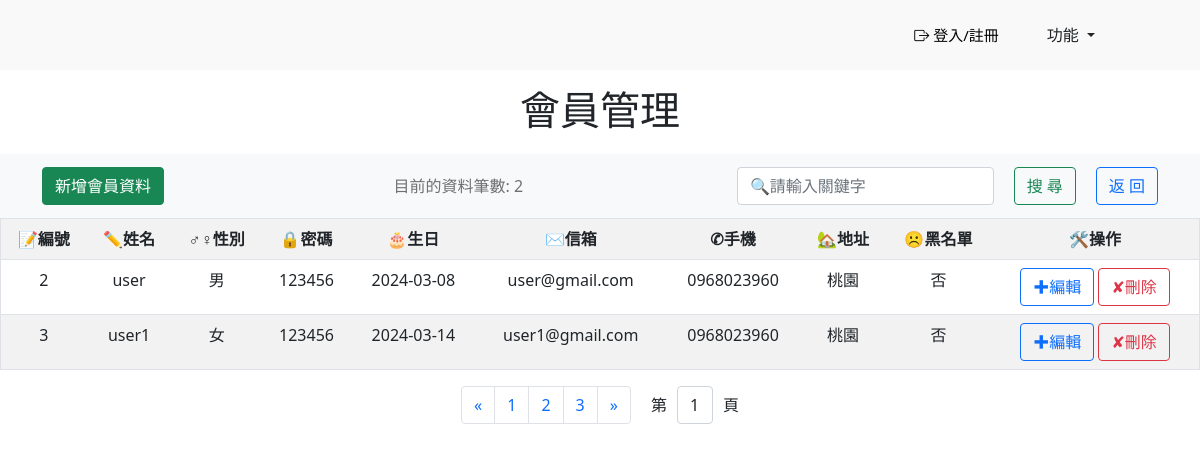
/listall/, run on the app's committed database.
### myapp/models.py (models this page shows)
class registered_user(models.Model):
    username = models.CharField(max_length=20, null=False)
    user_sex = models.CharField(max_length=2, default='M', null=False)
    password = models.CharField(max_length=128, null=False)
    user_birthday = models.DateField(null=False)
    user_mail = models.EmailField(max_length=100, blank=True, default='')
    user_tel = models.CharField(max_length=50, blank=True, default='')
    user_address = models.CharField(max_length=255, blank=True, default='')
    is_blacklisted = models.BooleanField(default=False)
    is_active = models.BooleanField(default=True)

### myapp/views.py (the view)
# urls.py: path('listall/',views.listall),  #會員管理
@csrf_exempt
def listall(request):  #會員管理
    if 'site_search' in request.POST:
        site_search = request.POST["site_search"]
        site_search = site_search.strip() #去空白
        keywords = site_search.split(" ")#字元切割
        q_objects = Q()
        for keyword in keywords:
            if keyword != "":
                status = True
                if keyword == "男":
                    keyword = "M"
                elif keyword == "女":
                    keyword = "F"
                elif keyword == "是":
                    q_objects.add(Q(Isblacklisted=1), Q.OR)
                elif keyword == "否":
                    q_objects.add(Q(Isblacklisted=0), Q.OR)
                q_objects.add(Q(userName__contains=keyword),Q.OR)
                q_objects.add(Q(userSex__contains=keyword),Q.OR)
                q_objects.add(Q(userBirthday__contains=keyword),Q.OR)
                q_objects.add(Q(userTel__contains=keyword),Q.OR)
                q_objects.add(Q(userMail__contains=keyword),Q.OR)
                q_objects.add(Q(p_word__contains=keyword),Q.OR)
                q_objects.add(Q(userAddress__contains=keyword),Q.OR)
            resultList = registered_user.objects.filter(q_objects)
    else:
        resultList =  registered_user.objects.all().order_by('id')
    if not resultList:
        errormessage="無資料"
        status = False
    else:
        errormessage=""
        status = True
    return render(request,"listall.html",locals())

### templates/listall.html (shortened to what this page needs)
<!DOCTYPE html>
<html lang="en">
<head>
    {% load static %}
    <link rel="stylesheet" href="{% static './listall.css' %}">
    <link rel="stylesheet" href="{% static './css/bootstrap.min.css' %}">
    <link href="https://cdn.jsdelivr.net/npm/bootstrap-icons@1.8.0/font/bootstrap-icons.css" rel="stylesheet">
</head>
<body>
    <nav class="navbar navbar-light bg-rgb(255, 255, 235) navbar-expand-md" id="top-1">
        <div class="container-fluid">
            <div class="d-flex justify-content-center align-items-center">
                <p id="cart_text" class="d-md-inline">
                    <div>
                        {% if request.user.is_authenticated %}
                            <div>
                                <a href="/adminlogout/" id="sign_in">
                                    <span class="bi bi-box-arrow-right "id="member"></span> {{ user.Username }} / 登出
                                </a>
                            </div>
                        {% else %}
                            <div>
                                <a href="/adminlogin/" id="sign_in">
                                    <span class="bi bi-box-arrow-right "id="member"></span>  登入/註冊
                                </a>
                            </div>
                        {% endif %}
                    </div>
                    <div class="dropdown" id="top-2" style="margin-left: 10px; margin-right: 80px;">
                        <a class="btn btn-second btn-md dropdown-toggle" href="#" role="button" id="dropdownMenuLink" data-bs-toggle="dropdown" aria-haspopup="true" aria-expanded="false">
                            功能
                        </a>
                    </div>
                </p>
            </div>
        </div>
    </nav>
    <div class="container">
        <div class="head_content text-center mt-3">
            <h1 class="title">會員管理</h1>
        </div>
    </div>
    <nav class="navbar navbar-expand-lg navbar-light bg-light">
        <div class="container d-flex justify-content-between align-items-center">
            <a class="navbar-brand" href="/createdata/"><button type="button" class="btn btn-success">新增會員資料</button></a>
            <span class="navbar-text flex-grow-1 text-center">目前的資料筆數: {{ resultList.count }}</span>
            <form class="form-inline d-flex" action="/listall/" method="post">
                <input class="form-control ml-auto" type="search" id="site_search" name="site_search" placeholder="🔍請輸入關鍵字" >
                <button class="btn btn-outline-success" type="submit" id="btn_search">搜 尋</button>
                <button class="btn btn-outline-primary" type="button" id="btn_back" onclick="history.back()">返 回</button>
            </form>
        </div>
    </nav>
    {% if status %}
        <table cellpadding="20" cellspacing="0"class="table table-striped table-hover" id="data-table">
            <tr>
                <th>📝編號</th>
                <th>✏️姓名</th>
                <th>♂♀性別</th>
                <th>🔒密碼</th>
                <th>🎂生日</th>
                <th>✉信箱</th>
                <th>✆手機</th>
                <th>🏡地址</th>
                <th>☹黑名單</th>
                <th>🛠️操作</th>
            </tr>
            {% for data in resultList %}
                <tr>
                    <td>{{ data.id }}</td>
                    <td>{{ data.username }}</td>
                    <td>{% if data.user_sex  == "M" %}男{% else %}女{% endif %}</td>
                    <td>{{ data.password }}</td>
                    <td>{{ data.user_birthday |date:'Y-m-d' }}</td>
                    <td>{{ data.user_mail }}</td>
                    <td>{{ data.user_tel }}</td>
                    <td>{{ data.user_address }}</td>
                    <td>
                        {% if data.is_blacklisted %}
                            是
                        {% else %}
                            否
                        {% endif %}
                    </td>
                    <td>
                        <a href="/edit/{{ data.id }}/"><button type="button" class="btn btn-outline-primary">✚編輯</button></a>
                        <a href="/delete/{{ data.id }}/"><button type="button" class="btn btn-outline-danger">✘刪除</button></a>
                    </td>
                </tr>
            {% endfor %}
        </table>
        <nav aria-label="Page navigation example">
            <div class="d-flex justify-content-center">
                <ul class="pagination d-flex justify-content-center">
                    <li class="page-item" id="previousPage">
                        <a class="page-link" href="#" aria-label="Previous">
                            <span aria-hidden="true">&laquo;</span>
                        </a>
                    </li>
                    <li class="page-item" id="page1"><a class="page-link" href="#">1</a></li>
                    <li class="page-item" id="page2"><a class="page-link" href="#">2</a></li>
                    <li class="page-item" id="page3"><a class="page-link" href="#">3</a></li>
                    <li class="page-item" id="nextPage">
                        <a class="page-link" href="#" aria-label="Next">
                            <span aria-hidden="true">&raquo;</span>
                        </a>
                    </li>
                </ul>
                <div class="form-group d-flex  align-items-center">
                    <label for="pageSelect">第</label>
                    <select class="form-control" id="pageSelect">
                        <option value="1">1</option>
                    </select>
                    <label>頁</label>
                </div>
            </div>
        </nav>
    {% else %}
        <h1>無資料</h1>
    {% endif %}
</body>
</html>

### static/listall.css (style rules this page uses)
* { margin: 0px; padding: 0px; width: auto; }
#top-1 { position: relative; height: 70px; background-color: #f9f9f9; z-index: 4; }
#cart_text { font-size: 15px; margin-right: 60px; margin-bottom: 3px; color: #000; text-decoration: none; }
#sign_in { font-size: 15px; margin-right: 25px; height: auto; margin-top: 10px; color: #000; text-decoration: none; }
a { color: #000; text-decoration: none; }
#member { width: 50px; margin-bottom: 10px; }
h1 { text-align: center; }
table, th ,td { border: 1px solid; border-collapse: collapse; }
table { margin-left: auto; margin-right: auto; text-align: center; }
.head_content { margin-bottom: 20px; }
#btn_search { margin-right: 20px; margin-left: 20px; white-space: nowrap; }
#btn_back { white-space: nowrap; }
.pagination { display: flex; justify-content: center; margin: 0; padding: 0; margin-right: 20px; }
.pagination li { margin: 0; padding: 0; }
#pageSelect { margin-left: 10px; margin-right: 10px; }

### data on the page
registered_user: id "2", username "user", user_sex "男", password "123456", user_birthday "2024-03-08", user_mail "user@gmail.com", user_tel "0968023960", user_address "桃園", is_blacklisted "否"
registered_user: id "3", username "user1", user_sex "女", password "123456", user_birthday "2024-03-14", user_mail "user1@gmail.com", user_tel "0968023960", user_address "桃園", is_blacklisted "否"

### other printed values
{{ resultList.count }} "2"
